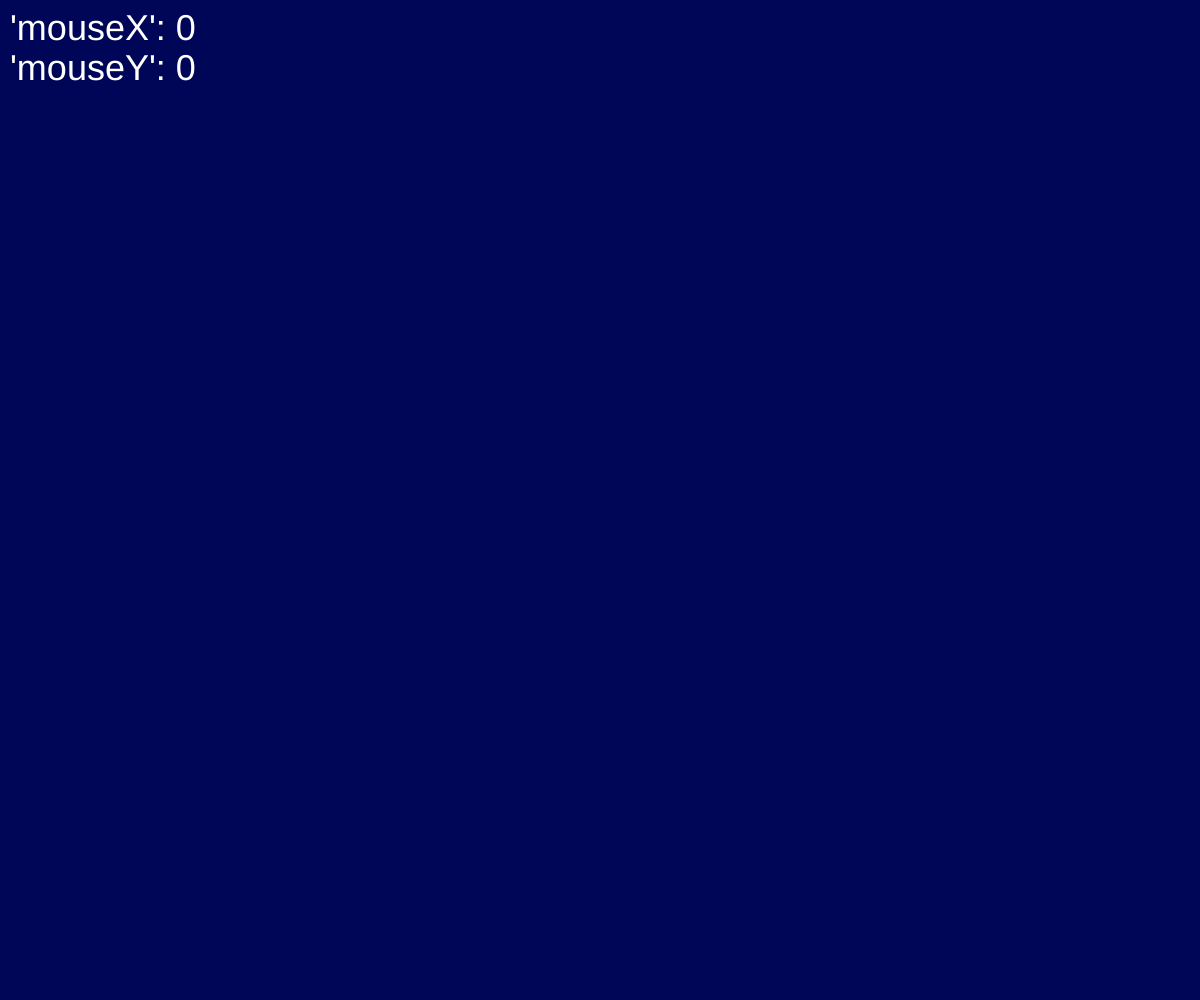
Frame 1 (no input)
Frame 60 (no input): identical to frame 1, image omitted
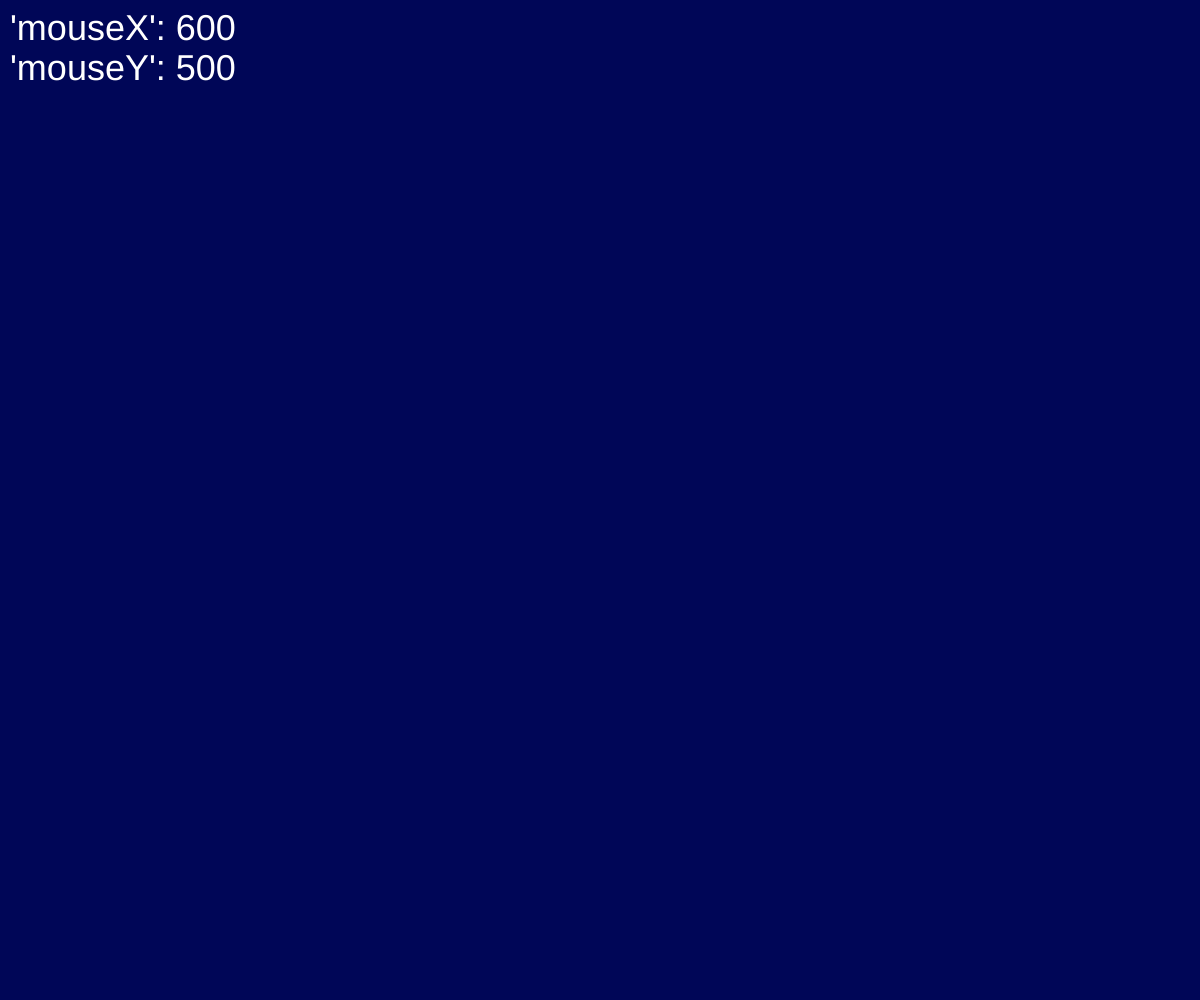
Frame 120 (the mouse pressed at the canvas centre since frame 60)

The p5.js sketch that drew these frames (run headless with seeded random() and noise() and a simulated clock; from frame 60 on, the mouse is pressed at the canvas centre):

// p5.js sketch
// ── sketch.js

function setup() {
    createCanvas( windowWidth, windowHeight );
}


function draw() {
    background( 'rgb(0, 6, 87)' );
    textSize(36);
    noStroke();
    fill('white');
    text("'mouseX': " + floor(mouseX), 10, 40 );
    text("'mouseY': " + floor(mouseY), 10, 80 );
}
